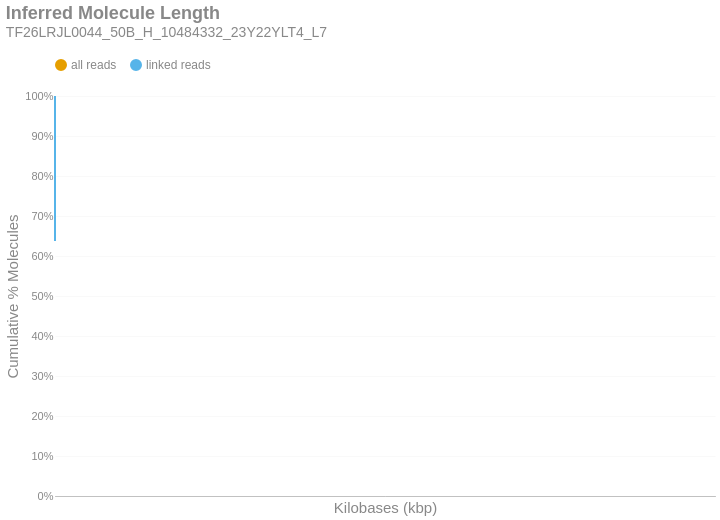

The code cell stored with this chart in its notebook:
### Markdown cell above
### Inferred Molecule Length
This is the cumulative frequency distribution of molecule lengths inferred from the first and last alignment positions along a contig for all alignments associated with a single linked-read barcode on a given contig.There are two distributions: one with `all` the alignments (yellow) and another with only `linked reads` (blue). The percent of molecules in the `linked reads` distribution is relative to the total number of linked molecules.

### Code cell
if SKIPLR:
    print_html(f"Skipped")
else:
    binned_df = consolidated_hist(valids['length_inferred']/1000, mask, 10, True)
    binned_df = binned_df.with_columns(
        pl.when(pl.col('bin').cast(pl.Utf8) == '0').then(pl.lit('1')).otherwise(pl.col('bin').cast(pl.Utf8)).alias('bin')
    )
    with SafeRender(binned_df):
        (
            density_plot(binned_df, 'Inferred Molecule Length', samplename, 'inferredlen')
            .transform_calculate(bin_kb='datum.bin / 1000')
            .encode(
                x=alt.X('bin_kb:Q', title="Kilobases (kbp)").scale(type='log', padding=0).axis(labelAngle=-40),
                y=alt.Y('value:Q', title='Cumulative % Molecules')
                    .axis(format='%')
                    .stack(False)
                    .scale(domainMin=0, domainMax=1,padding=0),
                color=alt.Color("key:N").scale(domain = ["all reads", "linked reads"]),
                tooltip = [
                    alt.Tooltip("key:N", title = "Data Type"),
                    alt.Tooltip("range_label:N", title="Kilobases"),
                    alt.Tooltip("value:Q", format = ".2%", title="% Molecules (Cum.)")
                ]
            )
        ).display()

### Figure 1 — Vega-Lite specification as saved in the notebook (floating-point values rounded to 4 significant figures)
{"width": "container", "height": 400, "config": {"title": {"anchor": "start", "dy": -15, "fontSize": 18, "color": "#888888", "subtitleColor": "#888888", "subtitleFontSize": 14}, "arc": {"fill": "#0072B2"}, "axis": {"domainColor": "#888888", "domainWidth": 0.5, "gridWidth": 0.2, "grid": false, "titleFontWeight": 400, "titleFontSize": 15, "labelFontSize": 11, "labelColor": "#888888", "tickColor": "#888888", "tickWidth": 0.2, "titleColor": "#888888"}, "axisBand": {"grid": false}, "axisX": {"grid": true, "tickSize": 10, "domainCap": "round"}, "axisY": {"domain": false, "grid": true, "tickSize": 0, "domainCap": "round"}, "background": "transparent", "header": {"labelFontSize": 15, "labelColor": "#888888", "titleFontSize": 15, "titleFontWeight": 600, "titleColor": "#888888"}, "legend": {"labelFont": "sans-serif", "labelFontSize": 12, "labelColor": "#888888", "symbolSize": 100, "symbolType": "circle", "titleFontSize": 12, "titlePadding": 10, "titleColor": "#888888", "title": null, "orient": "top"}, "range": {"category": ["#E69F00", "#56B4E9", "#009E73", "#F0E442", "#0072B2", "#D55E00", "#CC79A7", "#000000"], "diverging": ["#cfe8f3", "#a2d4ec", "#73bfe2", "#46abdb", "#1696d2", "#12719e"]}, "area": {"fill": "#0072B2", "fillOpacity": 0.7, "line": true, "strokeOpacity": 0.7}, "line": {"color": "#0072B2", "stroke": "#0072B2", "strokeWidth": 2}, "trail": {"color": "#0072B2", "stroke": "#0072B2", "strokeWidth": 0, "size": 1}, "point": {"filled": true, "fillOpacity": 1.0, "size": 95}, "text": {"color": "#888888", "fontSize": 11, "align": "right", "fontWeight": 400, "size": 11}, "bar": {"fill": "#0072B2", "stroke": null}, "view": {"stroke": null, "continuousWidth": 660, "continuousHeight": 400}}, "data": {"name": "data-5dec56b8365a2454201f58e1a37e694b"}, "mark": {"type": "line", "interpolate": "monotone", "point": {"opacity": 0, "size": 275}}, "encoding": {"color": {"field": "key", "scale": {"domain": ["all reads", "linked reads"]}, "type": "nominal"}, "tooltip": [{"field": "key", "title": "Data Type", "type": "nominal"}, {"field": "range_label", "title": "Kilobases", "type": "nominal"}, {"field": "value", "format": ".2%", "title": "% Molecules (Cum.)", "type": "quantitative"}], "x": {"axis": {"labelAngle": -40}, "field": "bin_kb", "scale": {"type": "log", "padding": 0}, "title": "Kilobases (kbp)", "type": "quantitative"}, "y": {"axis": {"format": "%"}, "field": "value", "scale": {"domainMin": 0, "domainMax": 1, "padding": 0}, "stack": false, "title": "Cumulative % Molecules", "type": "quantitative"}}, "params": [{"name": "param_c36ac31b6afebe62", "select": {"type": "point", "fields": ["key"]}, "bind": "legend"}], "title": {"text": "Inferred Molecule Length", "subtitle": "TF26LRJL0044_50B_H_10484332_23Y22YLT4_L7"}, "transform": [{"fold": ["all reads (cumsum)", "linked reads (cumsum)"]}, {"calculate": "replace(datum.key, ' (cumsum)', '')", "as": "key"}, {"filter": {"param": "param_c36ac31b6afebe62"}}, {"calculate": "datum.bin / 1000", "as": "bin_kb"}], "usermeta": {"embedOptions": {"downloadFileName": "TF26LRJL0044_50B_H_10484332_23Y22YLT4_L7.inferredlen"}}, "$schema": "https://vega.github.io/schema/vega-lite/v6.4.1.json", "datasets": {"data-5dec56b8365a2454201f58e1a37e694b": [{"bin": "0.0", "interval": "0.0-10.0", "all reads": 0.8707, "linked reads": 0.6376, "all reads (cumsum)": 0.8707, "linked reads (cumsum)": 0.6376, "range_label": "0-9"}, {"bin": "10.0", "interval": "10.0-20.0", "all reads": 0.08019, "linked reads": 0.2245, "all reads (cumsum)": 0.9509, "linked reads (cumsum)": 0.8621, "range_label": "10-19"}, {"bin": "20.0", "interval": "20.0-30.0", "all reads": 0.03088, "linked reads": 0.08683, "all reads (cumsum)": 0.9818, "linked reads (cumsum)": 0.9489, "range_label": "20-29"}, {"bin": "30.0", "interval": "30.0-40.0", "all reads": 0.01151, "linked reads": 0.03228, "all reads (cumsum)": 0.9933, "linked reads (cumsum)": 0.9812, "range_label": "30-39"}, {"bin": "40.0", "interval": "40.0-50.0", "all reads": 0.004651, "linked reads": 0.01296, "all reads (cumsum)": 0.998, "linked reads (cumsum)": 0.9941, "range_label": "40-49"}, {"bin": "50.0", "interval": "50.0-60.0", "all reads": 0.001401, "linked reads": 0.004003, "all reads (cumsum)": 0.9994, "linked reads (cumsum)": 0.9982, "range_label": "50-59"}, {"bin": "60.0", "interval": "60.0-70.0", "all reads": 0.0004283, "linked reads": 0.001225, "all reads (cumsum)": 0.9998, "linked reads (cumsum)": 0.9994, "range_label": "60-69"}, {"bin": "70.0", "interval": "70.0-80.0", "all reads": 0.0001405, "linked reads": 0.0004023, "all reads (cumsum)": 0.9999, "linked reads (cumsum)": 0.9998, "range_label": "70-79"}, {"bin": "80.0", "interval": "80.0-90.0", "all reads": 4.971e-05, "linked reads": 0.000143, "all reads (cumsum)": 1.0, "linked reads (cumsum)": 0.9999, "range_label": "80-89"}, {"bin": "90.0", "interval": "90.0-100.0", "all reads": 1.739e-05, "linked reads": 4.943e-05, "all reads (cumsum)": 1.0, "linked reads (cumsum)": 1.0, "range_label": "90-99"}, {"bin": "100.0", "interval": "100.0-110.0", "all reads": 5.352e-06, "linked reads": 1.539e-05, "all reads (cumsum)": 1.0, "linked reads (cumsum)": 1.0, "range_label": "100-109"}, {"bin": "110.0", "interval": "110.0-120.0", "all reads": 3.088e-06, "linked reads": 8.88e-06, "all reads (cumsum)": 1.0, "linked reads (cumsum)": 1.0, "range_label": "110-119"}, {"bin": "120.0", "interval": "120.0-130.0", "all reads": 1.029e-06, "linked reads": 2.96e-06, "all reads (cumsum)": 1.0, "linked reads (cumsum)": 1.0, "range_label": "120-129"}, {"bin": "130.0", "interval": "130.0-140.0", "all reads": 2.058e-07, "linked reads": 5.92e-07, "all reads (cumsum)": 1.0, "linked reads (cumsum)": 1.0, "range_label": "130-139"}, {"bin": "140.0", "interval": "140.0-150.0", "all reads": 1.029e-07, "linked reads": 2.96e-07, "all reads (cumsum)": 1.0, "linked reads (cumsum)": 1.0, "range_label": "140-149"}, {"bin": "150.0", "interval": "150.0-160.0", "all reads": 1.029e-07, "linked reads": 2.96e-07, "all reads (cumsum)": 1.0, "linked reads (cumsum)": 1.0, "range_label": "150-159"}]}}
